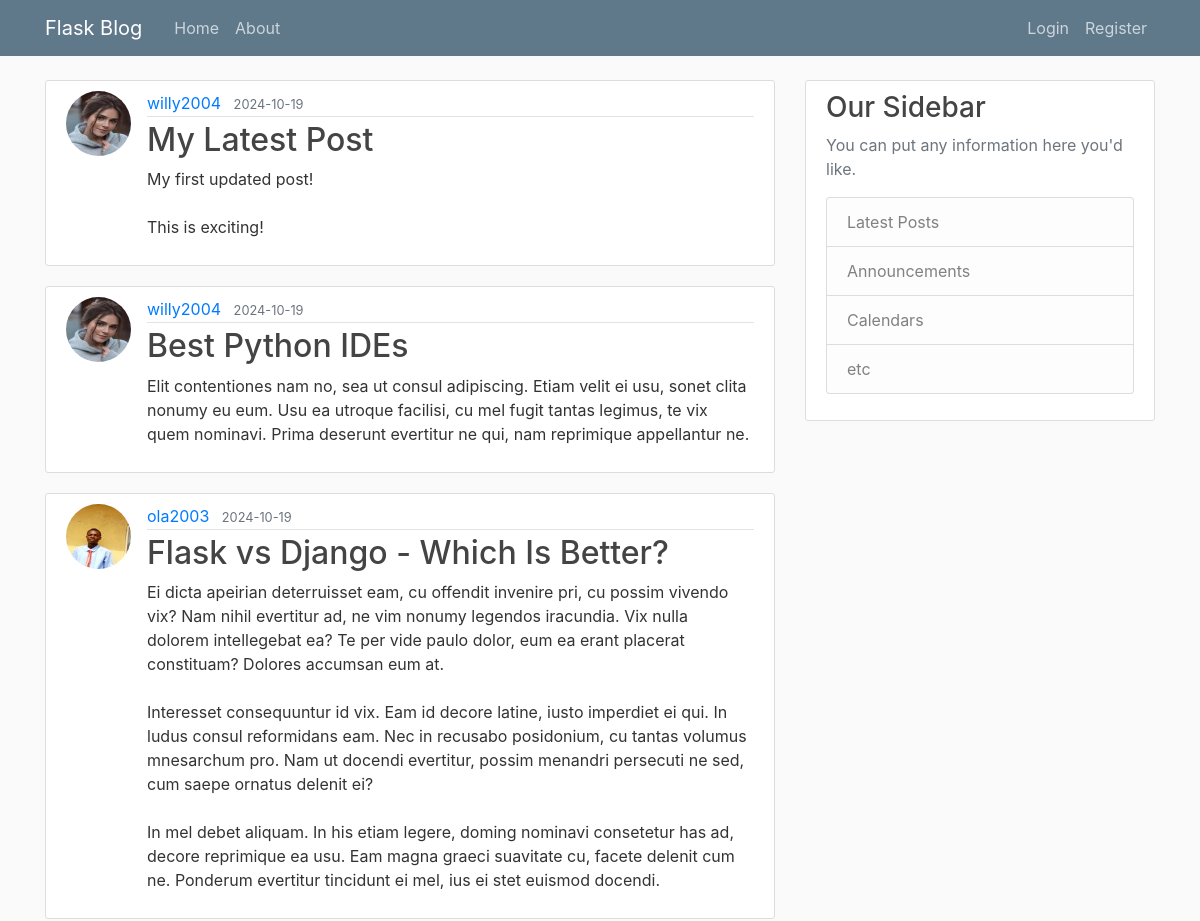
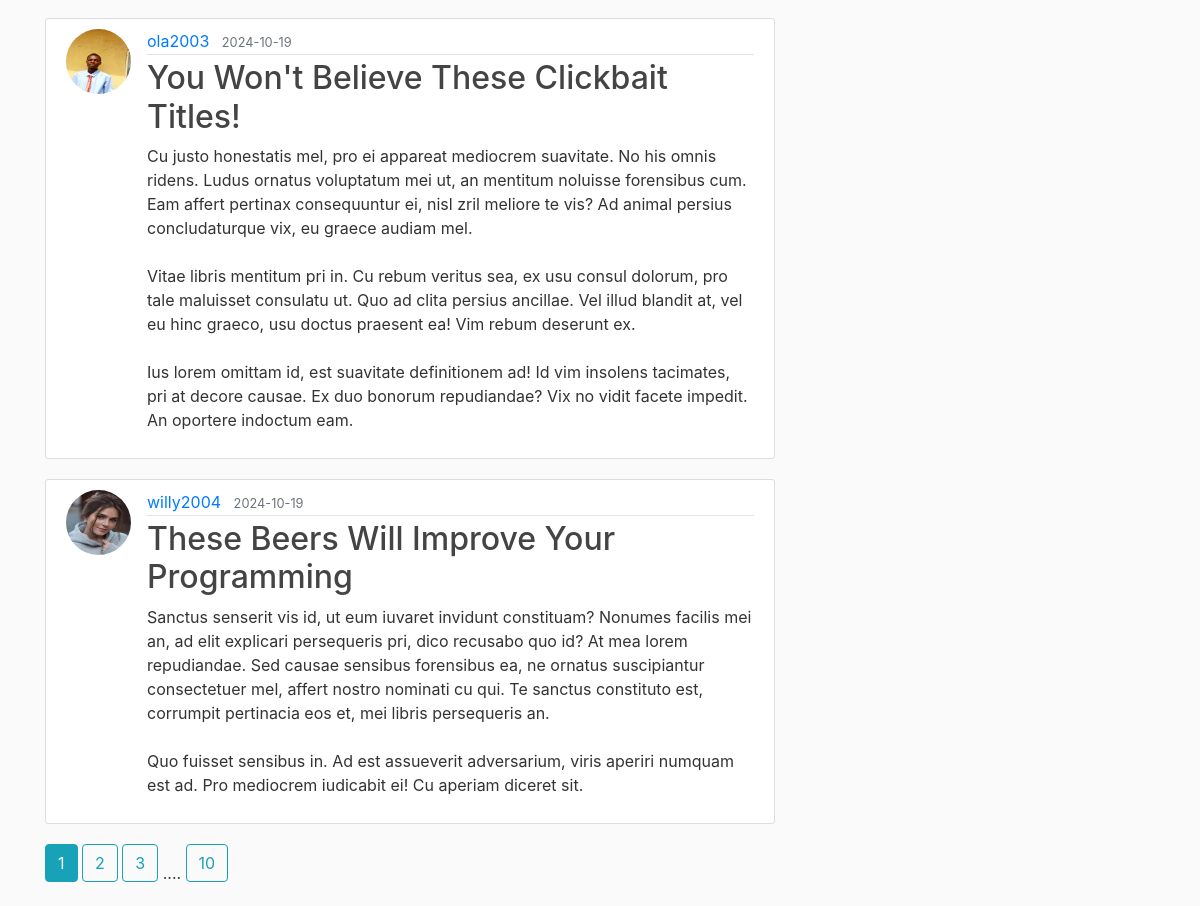
The page /home on the database its author committed (2 pictures, top to bottom).
### flaskblog/models.py (models this page shows, shortened)
class Post(db.Model):
    id = db.Column(db.Integer, primary_key=True)
    title = db.Column(db.String(100), nullable=False)
    date_posted = db.Column(db.DateTime, nullable=False, default=datetime.utcnow)
    content = db.Column(db.Text, nullable=False)
    user_id = db.Column(db.Integer, db.ForeignKey('user.id'), nullable=False)

class User(db.Model, UserMixin):
    id = db.Column(db.Integer, primary_key=True)
    username = db.Column(db.String(20), unique=True, nullable=False)
    email = db.Column(db.String(120), unique=True, nullable=False)
    image_file = db.Column(db.String(20), nullable=False, default='default.jpg')
    password = db.Column(db.String(60), nullable=False)
    posts = db.relationship('Post', backref='author', lazy=True)

### flaskblog/main/routes.py (the view)
@main.route("/")
@main.route("/home")
def home():
    page = request.args.get('page', 1, type=int)
    posts = Post.query.order_by(Post.date_posted.desc()).paginate(page=page, per_page=5)
    return render_template('home.html', posts=posts)

### flaskblog/templates/home.html
{% extends "layout.html" %}
{% block content %}
    {% for post in posts.items %}
        <article class="media content-section">
          <img class="rounded-circle article-img" src="{{ url_for('static', filename='profile_img/' + post.author.image_file) }}">
          <div class="media-body">
            <div class="article-metadata">
                <a class="mr-2" href="{{ url_for('users.users_post', username=post.author.username) }}">{{ post.author.username }}</a>
                <small class="text-muted">{{ post.date_posted.strftime('%Y-%m-%d') }}</small>
            </div>
            <h2><a class="article-title" href="{{url_for('posts.post', post_id=post.id)}}">{{ post.title }}</a></h2>
            <p class="article-content">{{ post.content }}</p>
          </div>
        </article>
    {% endfor %}
    {% for page_num in posts.iter_pages(left_edge=1, right_edge=1, left_current=1, right_current=2) %}
    {% if page_num %}
      {% if posts.page == page_num %}
        <a class="btn btn-info mb-4" href="{{ url_for('main.home', page=page_num) }}">{{ page_num }}</a>
      {% else %}
        <a class="btn btn-outline-info mb-4" href="{{ url_for('main.home', page=page_num) }}">{{ page_num }}</a>
      {% endif %}
    {% else %}
      ....
    {% endif %}
  {% endfor %}
{% endblock content %}

### flaskblog/templates/layout.html (shortened to what this page needs)
<!DOCTYPE html>
<html>
<head>
    <link rel="stylesheet" href="https://maxcdn.bootstrapcdn.com/bootstrap/4.0.0/css/bootstrap.min.css">
    <link rel="stylesheet" type="text/css" href="{{ url_for('static', filename='main.css') }}">
</head>
<body>
    <header class="site-header">
      <nav class="navbar navbar-expand-md navbar-dark bg-steel fixed-top">
        <div class="container">
          <a class="navbar-brand mr-4" href="/">Flask Blog</a>
          <div class="collapse navbar-collapse" id="navbarToggle">
            <div class="navbar-nav mr-auto">
              <a class="nav-item nav-link" href="{{ url_for('main.home') }}">Home</a>
              <a class="nav-item nav-link" href="{{ url_for('main.about') }}">About</a>
            </div>
            <div class="navbar-nav">
              {% if current_user.is_authenticated %}
                <a class="nav-item nav-link" href="{{ url_for('posts.new_post') }}">Create Post</a>
                <a class="nav-item nav-link" href="{{ url_for('users.account') }}">Account</a>
                {% if current_user.id != 1 %}
                    <a class="nav-item nav-link" href="{{ url_for('admin.subscribe') }}">Subscribe</a>
                {% endif %}
                {% if current_user.is_authenticated and current_user.id == 1 %}
                    <a class="nav-item nav-link" href="{{ url_for('admin.send_announcement_view') }}">Admin Dashboard</a>
                {% endif %}
                <a class="nav-item nav-link" href="{{ url_for('users.logout') }}">Logout</a>
              {% else %}
                <a class="nav-item nav-link" href="{{ url_for('users.login') }}">Login</a>
                <a class="nav-item nav-link" href="{{ url_for('users.register') }}">Register</a>
              {% endif %}
            </div>
          </div>
        </div>
      </nav>
    </header>
    <main role="main" class="container">
      <div class="row">
        <div class="col-md-8">
          {% block content %}{% endblock %}
        </div>
        <div class="col-md-4">
          <div class="content-section">
            <h3>Our Sidebar</h3>
            <p class='text-muted'>You can put any information here you'd like.
              <ul class="list-group">
                <li class="list-group-item list-group-item-light">Latest Posts</li>
                <li class="list-group-item list-group-item-light">Announcements</li>
                <li class="list-group-item list-group-item-light">Calendars</li>
                <li class="list-group-item list-group-item-light">etc</li>
              </ul>
            </p>
          </div>
        </div>
      </div>
    </main>
</body>
</html>

### flaskblog/static/main.css (style rules this page uses)
body { background: #fafafa; color: #333333; margin-top: 5rem; }
h1, h2, h3, h4, h5, h6 { color: #444444; }
.bg-steel { background-color: #5f788a; }
.site-header .navbar-nav .nav-link { color: #cbd5db; }
.content-section { background: #ffffff; padding: 10px 20px; border: 1px solid #dddddd; border-radius: 3px; margin-bottom: 20px; }
.article-title { color: #444444; }
.article-content { white-space: pre-line; }
.article-img { height: 65px; width: 65px; margin-right: 16px; }
.article-metadata { padding-bottom: 1px; margin-bottom: 4px; border-bottom: 1px solid #e3e3e3 }

### rows shown on the page
Post: image_file (picture), author.username "willy2004", date_posted "2024-10-19", title "My Latest Post", content "My first updated post! This is exciting!"
Post: image_file (picture), author.username "willy2004", date_posted "2024-10-19", title "Best Python IDEs", content "Elit contentiones nam no, sea ut consul adipiscing. Etiam velit ei usu, sonet clita nonumy eu eum. Usu ea utroque facilisi, cu mel fugit tantas legimus, te vix quem nominavi. Prima deserunt evertitur ne qui, nam reprimique appellantur ne."
Post: image_file (picture), author.username "ola2003", date_posted "2024-10-19", title "Flask vs Django - Which Is Better?", content "Ei dicta apeirian deterruisset eam, cu offendit invenire pri, cu possim vivendo vix? Nam nihil evertitur ad, ne vim nonumy legendos iracundia. Vix nulla dolorem intellegebat ea? Te per vide paulo dolor, eum ea erant placerat constituam? Dolores accumsan eum at. Interesset consequuntur id vix. Eam id decore latine, iusto imperdiet ei qui. In ludus consul reformidans eam. Nec in recusabo posidonium, cu tantas volumus mnesarchum pro. Nam ut docendi evertitur, possim menandri persecuti ne sed, cum saepe ornatus delenit ei? In mel debet aliquam. In his etiam legere, doming nominavi consetetur has ad, decore reprimique ea usu. Eam magna graeci suavitate cu, facete delenit cum ne. Ponderum…"
Post: image_file (picture), author.username "ola2003", date_posted "2024-10-19", title "You Won't Believe These Clickbait Titles!", content "Cu justo honestatis mel, pro ei appareat mediocrem suavitate. No his omnis ridens. Ludus ornatus voluptatum mei ut, an mentitum noluisse forensibus cum. Eam affert pertinax consequuntur ei, nisl zril meliore te vis? Ad animal persius concludaturque vix, eu graece audiam mel. Vitae libris mentitum pri in. Cu rebum veritus sea, ex usu consul dolorum, pro tale maluisset consulatu ut. Quo ad clita persius ancillae. Vel illud blandit at, vel eu hinc graeco, usu doctus praesent ea! Vim rebum deserunt ex. Ius lorem omittam id, est suavitate definitionem ad! Id vim insolens tacimates, pri at decore causae. Ex duo bonorum repudiandae? Vix no vidit facete impedit. An oportere indoctum eam."
Post: image_file (picture), author.username "willy2004", date_posted "2024-10-19", title "These Beers Will Improve Your Programming", content "Sanctus senserit vis id, ut eum iuvaret invidunt constituam? Nonumes facilis mei an, ad elit explicari persequeris pri, dico recusabo quo id? At mea lorem repudiandae. Sed causae sensibus forensibus ea, ne ornatus suscipiantur consectetuer mel, affert nostro nominati cu qui. Te sanctus constituto est, corrumpit pertinacia eos et, mei libris persequeris an. Quo fuisset sensibus in. Ad est assueverit adversarium, viris aperiri numquam est ad. Pro mediocrem iudicabit ei! Cu aperiam diceret sit."

### other values the page prints
{{ page_num }} "1"
{{ page_num }} "2" "3" "10"
